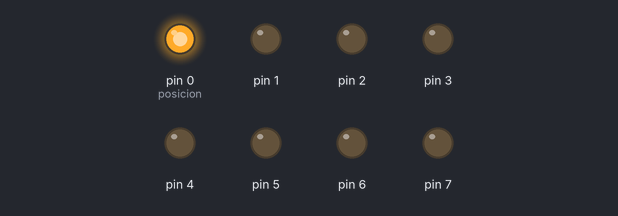
The sketch below on a simulated Arduino Uno, built with avr-gcc and run on an emulated ATmega328P. Parts: output pins drawn as LEDs (lit = HIGH).

Above: at 0.12 s.
At 0.87 s:
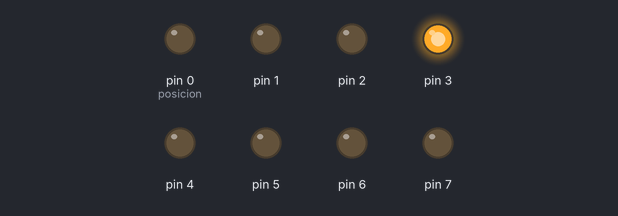
At 1.37 s:
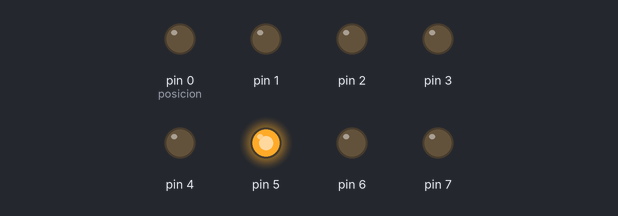
At 1.87 s:
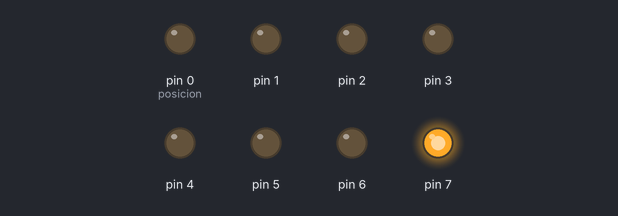
At 3.12 s:
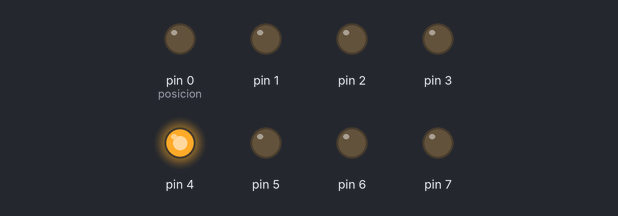
At 4.37 s:
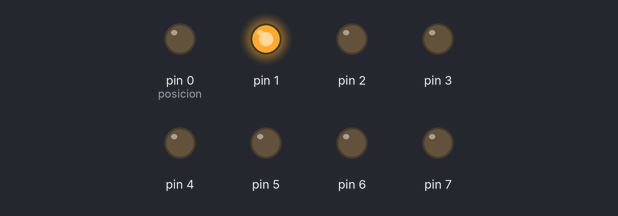
Timing chart, 0 to 4.7 s (numbered marks = the images above):
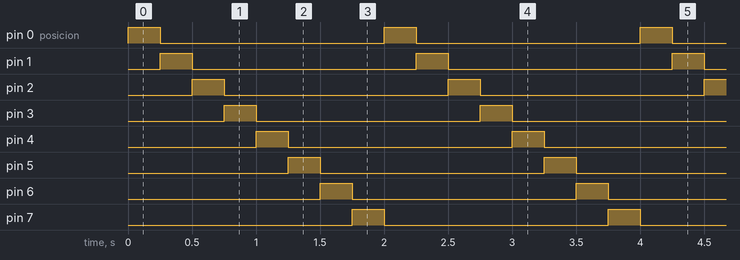

Measured:
- by itself, pin 0 (posicion), pin 1–7: alternates HIGH for 0.25 s and LOW for 1.8 s
- by itself, everything shown: repeats every 2.0 s, in 8 steps

The sketch:

Ejercicio05.ino
```cpp
#define boton 12

int posicion=0;

void setup(){
  pinMode(boton, INPUT);
  for(byte i=0;i<8;i++){
    pinMode(i, OUTPUT);
  }
}

void loop(){

  digitalWrite(posicion,HIGH);
  delay(250);
  digitalWrite(posicion,LOW);
  posicion++;
  if(posicion==8){
    posicion=0;
  }
}
```
